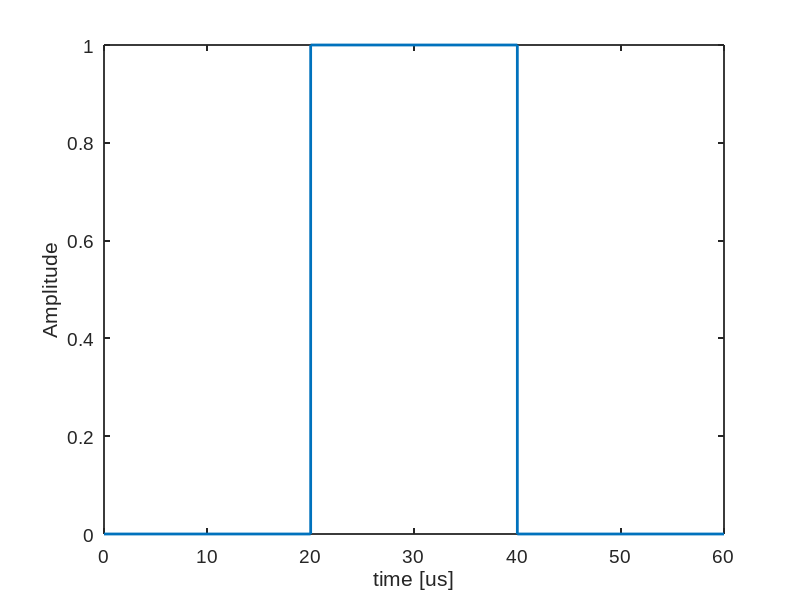

Source code (MATLAB):
% plot single pulse

% Mengjia He, 2022.08.10

clearvars;
clc;
x = linspace(0,30,4)*2;
y = [0,1,0,0];
stairs(x,y,'LineWidth',2);
xlim([0,30]*2);
set(gca, 'LineWidth',1.3,'FontName','Arial','Fontsize',14);
xlabel('time [us]');
ylabel('Amplitude');
% title('single pulse');
